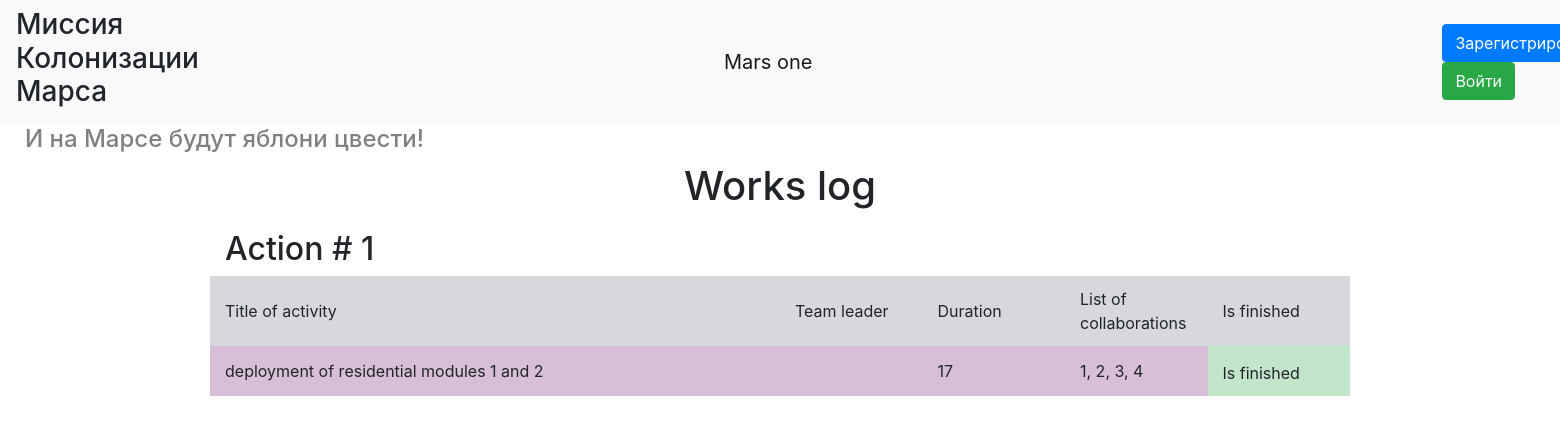
The app's page /index, older data.
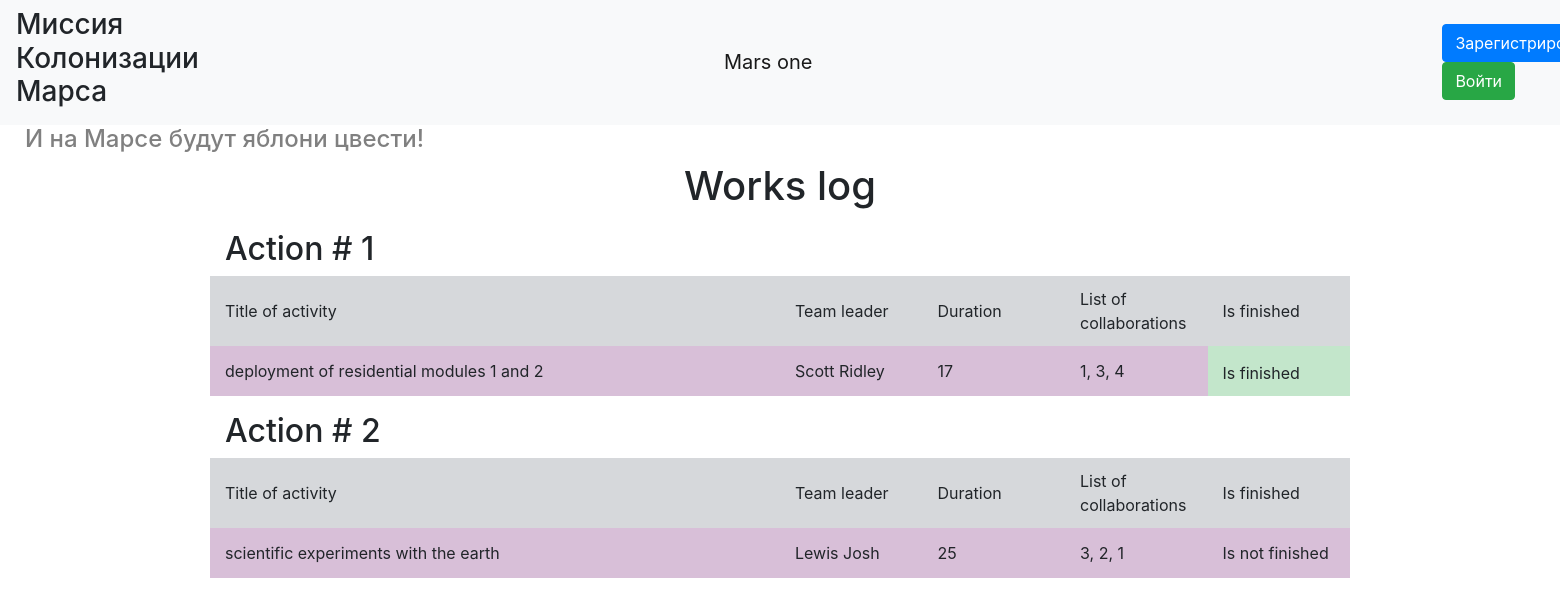
The same page, newer data.
### data/jobs.py (models this page shows, shortened)
class Jobs(SqlAlchemyBase, UserMixin, SerializerMixin):
    __tablename__ = 'jobs'
    id = sqlalchemy.Column(sqlalchemy.Integer,
                           primary_key=True, autoincrement=True)
    team_leader = sqlalchemy.Column(sqlalchemy.Integer, sqlalchemy.ForeignKey("users.id"), nullable=True)
    job = sqlalchemy.Column(sqlalchemy.String, nullable=True)
    work_size = sqlalchemy.Column(sqlalchemy.Integer, nullable=True)
    collaborators = sqlalchemy.Column(sqlalchemy.String, nullable=True)
    start_date = sqlalchemy.Column(sqlalchemy.DateTime, nullable=True)
    end_date = sqlalchemy.Column(sqlalchemy.DateTime, nullable=True)
    is_finished = sqlalchemy.Column(sqlalchemy.BOOLEAN, nullable=True)
    user = orm.relation('User')

### main.py (the view)
@app.route('/')
@app.route('/index')
def index():
    db_sess = db_session.create_session()
    jobs = db_sess.query(Jobs).all()
    users = db_sess.query(User).all()
    data = {}
    for user in users:
        data[user.id] = user.surname + " " + user.name
    return render_template("index.html", jobs=jobs, data=data)

### data/db_session.py (called while the page is built)
def create_session() -> Session:
    global __factory
    return __factory()

### templates/index.html (shortened to what this page needs)
{% extends "base.html" %}
{% block content %}
<h1 style="text-align: center">Works log</h1>
<div class="item">
    {% for item in jobs%}
    <h2>Action # {{ item.id }}</h2>
    <div class="table">
        <div class="row table-secondary align-items-center" style="height:70px">
            <div class="col-6">Title of activity</div>
            <div class="col">Team leader</div>
            <div class="col">Duration</div>
            <div class="col">List of collaborations</div>
            <div class="col">Is finished</div>
        </div>
        <div class="row align-items-center purple" style="height:50px">
            <div class="col-6">{{ item.job }}</div>
            <div class="col">{{ data[item.team_leader] }}</div>
            <div class="col">{{ item.work_size }}</div>
            <div class="col">{{ item.collaborators }}</div>
            {% if item.is_finished %}
                <div class="col table-success" style="height:50px; padding-top:15px;">Is finished</div>
            {% else %}
                <div class="col">Is not finished</div>
            {% endif %}
        </div>
    </div>
    {% endfor %}
</div>
{% endblock %}

### templates/base.html (shortened to what this page needs)
<!doctype html>
<html lang="en" xmlns="http://www.w3.org/1999/html">
<head>
    <link rel="stylesheet"
          href="https://stackpath.bootstrapcdn.com/bootstrap/4.4.1/css/bootstrap.min.css"
>
    <link rel="stylesheet" href="static/css/style.css">
</head>
<body>
<header>
    <nav class="navbar navbar-light bg-light navbar-expand-lg">
        <h3 style="margin-right:525px">Миссия Колонизации Марса</h3>
        <a style="margin-right:630px" class="navbar-brand" href="/">Mars one</a>
        {% if title != "Авторизация"%}
            {% if current_user.is_authenticated %}
                <p style="margin-top: 10px;">
                    <a class="navbar-brand" >{{ current_user.name + " " + current_user.surname}}</a>
                    <a class="btn btn-success"  href="/logout">Выйти</a>
                </p>
            {% else %}
                <p style="margin-top: 15px;">
                    <a class="btn btn-primary " href="/register">Зарегистрироваться</a>
                    <a class="btn btn-success" href="/login">Войти</a>
                </p>
            {% endif %}
        {% endif %}
    </nav>
</header>
<h4 style="padding-left: 25px; color:grey">И на Марсе будут яблони цвести!</h4>
<main role="main" class="container">
    {% block content %}{% endblock %}
</main>
</body>

### static/css/style.css (style rules this page uses)
.item { margin-top: 10px; padding-top: 10px; $table-cell-padding-y: .5rem; }
.purple { background-color:#D8BFD8; }

Row changes from the older to the newer data that the page shows:
changed Jobs "deployment of residential modules 1 and 2": team_leader (not shown) → "Scott Ridley"; collaborators "1, 2, 3, 4" → "1, 3, 4"
added Jobs: id "2", job "scientific experiments with the earth", team_leader "Lewis Josh", work_size "25", collaborators "3, 2, 1", is_finished "Is not finished"
